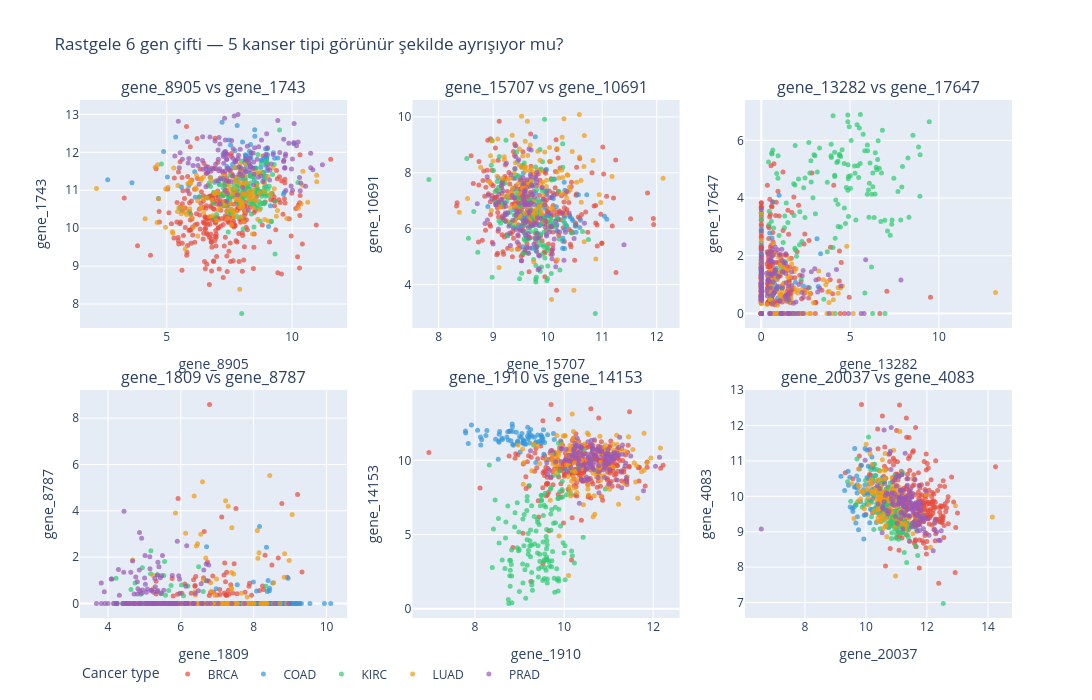

Notebook code for this chart:
### Markdown cell above
Şimdi 1.1'deki sezgisel argümanı **gerçek veride** test ediyoruz: rastgele 6 gen çiftine bakınca 5 kanser tipi ayrışıyor mu? Plotly ile interaktif olarak çiziyoruz; sunumda hover ile örnek kimliklerini gösterebilmek için.

### Code cell
rng_pairs = np.random.default_rng(RANDOM_STATE)
valid_genes = np.where(gene_variances > 0)[0]
pair_indices = rng_pairs.choice(valid_genes, size=12, replace=False).reshape(6, 2)
labels_array = tcga_labels['Class'].values
X_array = tcga_data.values

fig = make_subplots(
    rows=2, cols=3,
    subplot_titles=[f'gene_{a} vs gene_{b}' for a, b in pair_indices],
    horizontal_spacing=0.07, vertical_spacing=0.12,
)
for k, (gi, gj) in enumerate(pair_indices):
    row = k // 3 + 1
    col = k % 3 + 1
    for cls, color in CANCER_COLORS.items():
        mask = labels_array == cls
        fig.add_trace(
            go.Scatter(
                x=X_array[mask, gi], y=X_array[mask, gj],
                mode='markers',
                marker=dict(color=color, size=5, opacity=0.7),
                name=cls,
                legendgroup=cls,
                showlegend=(k == 0),
            ),
            row=row, col=col,
        )
    fig.update_xaxes(title_text=f'gene_{gi}', row=row, col=col)
    fig.update_yaxes(title_text=f'gene_{gj}', row=row, col=col)

fig.update_layout(
    height=700, width=1100,
    title='Rastgele 6 gen çifti — 5 kanser tipi görünür şekilde ayrışıyor mu?',
    legend=dict(title='Cancer type', orientation='h', y=-0.08),
)
fig.show()

### Figure 1 — Plotly figure (JSON) as saved in the notebook; plotly's stock layout.template omitted (floating-point values rounded to 4 significant figures; data arrays with more than 128 entries replaced by an {"elided": "..."} marker saying what was removed)
{"data": [{"legendgroup": "BRCA", "marker": {"color": "#E74C3C", "opacity": 0.7, "size": 5}, "mode": "markers", "name": "BRCA", "showlegend": true, "type": "scatter", "x": {"elided": "300 float values"}, "xaxis": "x", "y": {"elided": "300 float values"}, "yaxis": "y"}, {"legendgroup": "COAD", "marker": {"color": "#3498DB", "opacity": 0.7, "size": 5}, "mode": "markers", "name": "COAD", "showlegend": true, "type": "scatter", "x": [7.48, 7.951, 9.062, 8.952, 6.739, 8.102, 8.489, 7.532, 7.245, 9.255, 8.884, 8.227, 3.61, 8.552, 2.641, 9.001, 7.736, 7.147, 8.857, 6.906, 8.178, 8.34, 8.897, 7.809, 9.432, 5.025, 8.795, 8.3, 7.72, 8.135, 8.352, 8.332, 8.022, 7.96, 8.958, 8.515, 8.142, 8.941, 7.63, 7.949, 7.207, 9.138, 5.355, 8.774, 7.581, 9.009, 10.07, 6.7, 5.583, 7.547, 8.319, 7.782, 4.872, 8.138, 8.988, 8.751, 9.658, 4.667, 8.339, 9.017, 5.881, 7.769, 8.178, 6.115, 8.947, 9.307, 7.909, 8.943, 8.09, 7.319, 7.399, 7.78, 8.979, 8.499, 6.138, 8.508, 8.147, 9.692], "xaxis": "x", "y": [12.32, 11.3, 10.04, 11.11, 11.34, 11.73, 11.27, 10.44, 11.96, 11.99, 11.28, 10.96, 11.2, 11.59, 11.28, 11.52, 11.59, 11.3, 11.47, 11.21, 11.9, 12.2, 11.84, 12.71, 11.85, 11.35, 11.78, 12.03, 12.04, 11.3, 11.84, 11.45, 12.27, 11.38, 11.74, 12.43, 11.91, 11.37, 11.68, 11.41, 12.79, 10.59, 12.4, 11.79, 11.59, 12.09, 12.22, 11.53, 11.09, 12.19, 11.38, 11.33, 12.02, 11.94, 11.84, 11.6, 10.9, 10.78, 11.91, 11.93, 11.12, 11.24, 11.62, 11.49, 11.66, 11.84, 11.6, 12.09, 11.55, 10.61, 11.62, 10.99, 11.85, 11.58, 10.81, 12.6, 11.79, 10.94], "yaxis": "y"}, {"legendgroup": "KIRC", "marker": {"color": "#2ECC71", "opacity": 0.7, "size": 5}, "mode": "markers", "name": "KIRC", "showlegend": true, "type": "scatter", "x": {"elided": "146 float values"}, "xaxis": "x", "y": {"elided": "146 float values"}, "yaxis": "y"}, {"legendgroup": "LUAD", "marker": {"color": "#F39C12", "opacity": 0.7, "size": 5}, "mode": "markers", "name": "LUAD", "showlegend": true, "type": "scatter", "x": {"elided": "141 float values"}, "xaxis": "x", "y": {"elided": "141 float values"}, "yaxis": "y"}, {"legendgroup": "PRAD", "marker": {"color": "#9B59B6", "opacity": 0.7, "size": 5}, "mode": "markers", "name": "PRAD", "showlegend": true, "type": "scatter", "x": {"elided": "136 float values"}, "xaxis": "x", "y": {"elided": "136 float values"}, "yaxis": "y"}, {"legendgroup": "BRCA", "marker": {"color": "#E74C3C", "opacity": 0.7, "size": 5}, "mode": "markers", "name": "BRCA", "showlegend": false, "type": "scatter", "x": {"elided": "300 float values"}, "xaxis": "x2", "y": {"elided": "300 float values"}, "yaxis": "y2"}, {"legendgroup": "COAD", "marker": {"color": "#3498DB", "opacity": 0.7, "size": 5}, "mode": "markers", "name": "COAD", "showlegend": false, "type": "scatter", "x": [9.853, 9.585, 9.526, 9.247, 9.959, 9.945, 9.724, 9.773, 10.41, 10.16, 9.722, 10.1, 10.59, 9.595, 10.56, 9.526, 10.28, 9.978, 9.615, 11.09, 10.31, 9.901, 9.738, 9.554, 9.97, 10.28, 8.904, 9.484, 9.46, 10.1, 10.28, 11.04, 9.382, 9.786, 9.259, 10.46, 9.616, 9.686, 9.466, 10.32, 10.6, 9.78, 9.094, 9.382, 10.44, 9.837, 9.852, 10.3, 10.02, 10.17, 9.855, 9.525, 10.35, 9.405, 9.928, 9.537, 10.17, 10.52, 9.773, 10.31, 10.72, 10.18, 9.735, 10.31, 9.849, 9.374, 9.739, 9.544, 10.31, 9.45, 10.01, 9.491, 10.08, 10.51, 9.816, 9.514, 9.985, 10.12], "xaxis": "x2", "y": [8.1, 6.471, 6.106, 6.507, 6.811, 6.734, 6.133, 9.292, 6.43, 6.782, 5.303, 7.08, 6.043, 6.407, 7.214, 6.359, 5.563, 8.118, 5.733, 6.343, 5.29, 6.2, 6.58, 7.999, 7.234, 5.657, 6.795, 6.933, 6.473, 6.155, 5.304, 6.449, 7.447, 5.224, 5.758, 6.291, 6.355, 7.564, 6.036, 7.374, 6.299, 7.284, 7.825, 6.674, 6.355, 6.778, 6.132, 7.667, 6.475, 6.152, 6.949, 7.62, 6.087, 7.81, 6.386, 6.828, 5.939, 5.872, 5.654, 6.201, 7.218, 6.394, 6.62, 5.971, 6.637, 6.057, 6.339, 5.356, 6.406, 8.417, 6.468, 7.848, 7.125, 6.085, 6.831, 6.585, 7.374, 7.783], "yaxis": "y2"}, {"legendgroup": "KIRC", "marker": {"color": "#2ECC71", "opacity": 0.7, "size": 5}, "mode": "markers", "name": "KIRC", "showlegend": false, "type": "scatter", "x": {"elided": "146 float values"}, "xaxis": "x2", "y": {"elided": "146 float values"}, "yaxis": "y2"}, {"legendgroup": "LUAD", "marker": {"color": "#F39C12", "opacity": 0.7, "size": 5}, "mode": "markers", "name": "LUAD", "showlegend": false, "type": "scatter", "x": {"elided": "141 float values"}, "xaxis": "x2", "y": {"elided": "141 float values"}, "yaxis": "y2"}, {"legendgroup": "PRAD", "marker": {"color": "#9B59B6", "opacity": 0.7, "size": 5}, "mode": "markers", "name": "PRAD", "showlegend": false, "type": "scatter", "x": {"elided": "136 float values"}, "xaxis": "x2", "y": {"elided": "136 float values"}, "yaxis": "y2"}, {"legendgroup": "BRCA", "marker": {"color": "#E74C3C", "opacity": 0.7, "size": 5}, "mode": "markers", "name": "BRCA", "showlegend": false, "type": "scatter", "x": {"elided": "300 float values"}, "xaxis": "x3", "y": {"elided": "300 float values"}, "yaxis": "y3"}, {"legendgroup": "COAD", "marker": {"color": "#3498DB", "opacity": 0.7, "size": 5}, "mode": "markers", "name": "COAD", "showlegend": false, "type": "scatter", "x": [0.5666, 0.0, 0.4148, 0.0, 0.8823, 0.5213, 0.0, 3.135, 0.0, 0.0, 0.856, 1.077, 1.3, 0.8377, 0.0, 0.5128, 0.0, 1.923, 0.5776, 0.0, 0.4783, 0.0, 0.0, 0.6386, 0.5401, 0.5569, 0.0, 0.5213, 0.5503, 0.9264, 0.8516, 3.206, 0.0, 0.5582, 0.9036, 0.0, 0.0, 0.0, 0.5474, 0.5833, 0.0, 1.091, 0.5249, 0.5356, 0.0, 3.339, 0.0, 0.8881, 0.0, 0.0, 0.597, 0.8582, 0.6575, 0.0, 0.0, 0.0, 0.0, 0.0, 1.156, 0.7972, 2.371, 0.0, 1.52, 0.0, 0.0, 0.4942, 0.0, 0.4303, 0.0, 0.8136, 1.958, 0.6134, 0.5099, 0.0, 0.8889, 0.7556, 0.6389, 1.003], "xaxis": "x3", "y": [1.289, 1.3, 1.222, 2.929, 1.179, 0.5213, 1.502, 2.586, 0.4102, 0.0, 1.39, 0.0, 0.5727, 1.569, 0.4885, 0.5128, 0.0, 1.082, 0.5776, 1.829, 2.786, 0.0, 0.0, 0.0, 0.9323, 0.5569, 2.056, 0.9033, 0.5503, 0.5363, 0.8516, 0.9367, 1.032, 0.0, 0.9036, 0.9754, 2.457, 0.0, 1.254, 0.0, 0.0, 1.431, 1.212, 0.0, 1.398, 2.068, 1.231, 0.8881, 1.713, 0.0, 2.615, 0.8582, 1.107, 0.883, 1.484, 0.6007, 0.4317, 0.0, 0.8632, 1.508, 0.9465, 0.5528, 0.5529, 0.9527, 1.02, 0.4942, 0.594, 0.7613, 0.5447, 0.0, 0.0, 1.043, 1.184, 0.5348, 0.8889, 1.023, 0.0, 4.092], "yaxis": "y3"}, {"legendgroup": "KIRC", "marker": {"color": "#2ECC71", "opacity": 0.7, "size": 5}, "mode": "markers", "name": "KIRC", "showlegend": false, "type": "scatter", "x": {"elided": "146 float values"}, "xaxis": "x3", "y": {"elided": "146 float values"}, "yaxis": "y3"}, {"legendgroup": "LUAD", "marker": {"color": "#F39C12", "opacity": 0.7, "size": 5}, "mode": "markers", "name": "LUAD", "showlegend": false, "type": "scatter", "x": {"elided": "141 float values"}, "xaxis": "x3", "y": {"elided": "141 float values"}, "yaxis": "y3"}, {"legendgroup": "PRAD", "marker": {"color": "#9B59B6", "opacity": 0.7, "size": 5}, "mode": "markers", "name": "PRAD", "showlegend": false, "type": "scatter", "x": {"elided": "136 float values"}, "xaxis": "x3", "y": {"elided": "136 float values"}, "yaxis": "y3"}, {"legendgroup": "BRCA", "marker": {"color": "#E74C3C", "opacity": 0.7, "size": 5}, "mode": "markers", "name": "BRCA", "showlegend": false, "type": "scatter", "x": {"elided": "300 float values"}, "xaxis": "x4", "y": {"elided": "300 float values"}, "yaxis": "y4"}, {"legendgroup": "COAD", "marker": {"color": "#3498DB", "opacity": 0.7, "size": 5}, "mode": "markers", "name": "COAD", "showlegend": false, "type": "scatter", "x": [8.251, 8.013, 8.618, 8.818, 8.934, 8.384, 10.12, 7.95, 8.398, 8.137, 9.019, 8.812, 8.379, 8.948, 8.163, 7.845, 8.259, 6.708, 8.061, 8.352, 7.738, 8.328, 8.945, 8.197, 8.628, 8.808, 7.701, 8.501, 8.715, 8.6, 8.795, 8.09, 8.322, 9.153, 8.415, 8.877, 7.55, 9.036, 7.817, 8.604, 8.226, 8.946, 7.71, 7.992, 8.642, 8.743, 7.886, 8.134, 8.08, 7.582, 9.942, 7.692, 8.436, 8.472, 9.546, 9.005, 9.156, 8.922, 9.061, 8.408, 9.312, 8.939, 8.719, 8.929, 8.357, 7.87, 9.26, 8.245, 8.432, 8.428, 7.25, 7.033, 8.525, 9.26, 8.375, 7.507, 6.971, 8.161], "xaxis": "x4", "y": [0.0, 0.0, 0.0, 0.0, 0.0, 0.0, 0.0, 0.0, 0.9904, 0.0, 0.0, 0.0, 0.0, 0.0, 0.0, 0.0, 0.0, 2.451, 0.0, 2.427, 0.0, 0.0, 0.0, 0.0, 0.0, 0.0, 0.0, 0.0, 0.0, 0.0, 0.0, 0.0, 0.0, 0.0, 0.0, 0.0, 0.8061, 0.0, 0.0, 0.0, 0.0, 1.091, 0.0, 0.9252, 0.0, 0.0, 0.0, 0.0, 0.5416, 0.0, 0.0, 0.0, 0.6575, 0.0, 0.0, 0.0, 0.0, 0.0, 0.0, 0.0, 0.0, 0.0, 0.0, 0.0, 0.0, 0.0, 0.0, 0.0, 0.5447, 0.0, 0.0, 0.0, 0.8859, 0.0, 0.5119, 0.0, 0.6389, 3.327], "yaxis": "y4"}, {"legendgroup": "KIRC", "marker": {"color": "#2ECC71", "opacity": 0.7, "size": 5}, "mode": "markers", "name": "KIRC", "showlegend": false, "type": "scatter", "x": {"elided": "146 float values"}, "xaxis": "x4", "y": {"elided": "146 float values"}, "yaxis": "y4"}, {"legendgroup": "LUAD", "marker": {"color": "#F39C12", "opacity": 0.7, "size": 5}, "mode": "markers", "name": "LUAD", "showlegend": false, "type": "scatter", "x": {"elided": "141 float values"}, "xaxis": "x4", "y": {"elided": "141 float values"}, "yaxis": "y4"}, {"legendgroup": "PRAD", "marker": {"color": "#9B59B6", "opacity": 0.7, "size": 5}, "mode": "markers", "name": "PRAD", "showlegend": false, "type": "scatter", "x": {"elided": "136 float values"}, "xaxis": "x4", "y": {"elided": "136 float values"}, "yaxis": "y4"}, {"legendgroup": "BRCA", "marker": {"color": "#E74C3C", "opacity": 0.7, "size": 5}, "mode": "markers", "name": "BRCA", "showlegend": false, "type": "scatter", "x": {"elided": "300 float values"}, "xaxis": "x5", "y": {"elided": "300 float values"}, "yaxis": "y5"}, {"legendgroup": "COAD", "marker": {"color": "#3498DB", "opacity": 0.7, "size": 5}, "mode": "markers", "name": "COAD", "showlegend": false, "type": "scatter", "x": [8.735, 8.123, 9.053, 9.209, 8.955, 9.761, 7.79, 9.238, 9.521, 9.249, 8.846, 7.786, 8.794, 9.087, 8.843, 8.807, 8.554, 10.64, 9.135, 9.629, 8.608, 9.483, 8.129, 9.366, 8.834, 9.102, 9.479, 8.862, 8.839, 9.546, 8.246, 9.216, 8.267, 8.522, 8.746, 8.15, 9.488, 9.121, 9.536, 9.19, 8.616, 9.779, 8.542, 9.902, 8.927, 8.714, 9.933, 9.04, 9.364, 9.014, 9.0, 9.332, 9.087, 9.436, 9.075, 9.367, 9.481, 8.533, 8.541, 9.508, 9.074, 8.059, 9.6, 8.961, 9.178, 9.407, 7.922, 9.227, 8.943, 8.463, 9.283, 10.37, 9.522, 7.85, 9.777, 9.183, 9.56, 10.05], "xaxis": "x5", "y": [11.93, 11.57, 11.81, 11.87, 11.25, 11.81, 11.84, 11.73, 11.29, 12.08, 11.08, 11.97, 11.98, 11.38, 11.94, 11.32, 11.95, 10.66, 11.09, 11.71, 11.49, 11.7, 11.03, 11.18, 12.45, 11.29, 11.14, 11.01, 12.25, 10.4, 11.67, 11.55, 12.01, 10.07, 11.36, 11.38, 11.62, 11.11, 12.05, 11.43, 11.4, 11.4, 11.75, 10.66, 11.9, 11.57, 11.21, 11.54, 9.85, 10.56, 11.6, 11.55, 11.19, 11.28, 11.23, 11.24, 11.33, 11.31, 11.21, 11.57, 11.14, 12.02, 10.04, 11.3, 11.63, 11.7, 12.38, 11.17, 11.12, 11.42, 11.63, 10.88, 11.46, 11.13, 10.44, 12.24, 11.2, 9.402], "yaxis": "y5"}, {"legendgroup": "KIRC", "marker": {"color": "#2ECC71", "opacity": 0.7, "size": 5}, "mode": "markers", "name": "KIRC", "showlegend": false, "type": "scatter", "x": {"elided": "146 float values"}, "xaxis": "x5", "y": {"elided": "146 float values"}, "yaxis": "y5"}, {"legendgroup": "LUAD", "marker": {"color": "#F39C12", "opacity": 0.7, "size": 5}, "mode": "markers", "name": "LUAD", "showlegend": false, "type": "scatter", "x": {"elided": "141 float values"}, "xaxis": "x5", "y": {"elided": "141 float values"}, "yaxis": "y5"}, {"legendgroup": "PRAD", "marker": {"color": "#9B59B6", "opacity": 0.7, "size": 5}, "mode": "markers", "name": "PRAD", "showlegend": false, "type": "scatter", "x": {"elided": "136 float values"}, "xaxis": "x5", "y": {"elided": "136 float values"}, "yaxis": "y5"}, {"legendgroup": "BRCA", "marker": {"color": "#E74C3C", "opacity": 0.7, "size": 5}, "mode": "markers", "name": "BRCA", "showlegend": false, "type": "scatter", "x": {"elided": "300 float values"}, "xaxis": "x6", "y": {"elided": "300 float values"}, "yaxis": "y6"}, {"legendgroup": "COAD", "marker": {"color": "#3498DB", "opacity": 0.7, "size": 5}, "mode": "markers", "name": "COAD", "showlegend": false, "type": "scatter", "x": [10.32, 9.71, 9.555, 10.11, 9.97, 10.2, 9.783, 10.54, 9.66, 9.18, 10.15, 10.21, 10.56, 9.981, 10.35, 9.971, 10.26, 10.37, 9.93, 9.614, 10.46, 10.32, 9.666, 9.429, 9.301, 10.55, 10.12, 10.07, 9.821, 10.59, 10.42, 9.483, 10.4, 9.72, 9.628, 10.67, 10.15, 9.632, 10.02, 9.85, 10.08, 9.97, 10.27, 9.923, 10.39, 9.94, 9.755, 10.03, 10.58, 10.64, 10.27, 10.34, 10.19, 9.696, 10.2, 9.759, 9.47, 10.45, 9.414, 9.668, 9.701, 10.15, 10.64, 10.52, 9.949, 10.24, 9.719, 9.571, 10.62, 10.08, 10.54, 10.57, 10.12, 10.03, 11.23, 10.13, 10.76, 11.17], "xaxis": "x6", "y": [9.675, 10.09, 9.656, 10.35, 10.32, 10.19, 10.77, 10.52, 10.28, 10.57, 9.859, 10.51, 10.0, 10.1, 10.42, 9.473, 10.77, 9.661, 8.796, 9.701, 10.38, 10.59, 9.762, 10.31, 10.17, 10.41, 10.13, 10.09, 9.85, 9.643, 9.778, 9.701, 10.14, 9.424, 10.26, 10.21, 9.631, 11.35, 9.778, 10.87, 10.85, 11.35, 10.0, 10.18, 9.537, 9.462, 9.056, 11.3, 10.51, 9.802, 10.22, 9.26, 11.11, 10.57, 9.628, 10.46, 10.54, 9.823, 10.71, 9.246, 10.33, 10.83, 9.823, 10.1, 10.05, 10.9, 10.23, 9.568, 9.877, 10.05, 9.847, 9.771, 9.882, 10.53, 9.73, 9.252, 9.123, 10.03], "yaxis": "y6"}, {"legendgroup": "KIRC", "marker": {"color": "#2ECC71", "opacity": 0.7, "size": 5}, "mode": "markers", "name": "KIRC", "showlegend": false, "type": "scatter", "x": {"elided": "146 float values"}, "xaxis": "x6", "y": {"elided": "146 float values"}, "yaxis": "y6"}, {"legendgroup": "LUAD", "marker": {"color": "#F39C12", "opacity": 0.7, "size": 5}, "mode": "markers", "name": "LUAD", "showlegend": false, "type": "scatter", "x": {"elided": "141 float values"}, "xaxis": "x6", "y": {"elided": "141 float values"}, "yaxis": "y6"}, {"legendgroup": "PRAD", "marker": {"color": "#9B59B6", "opacity": 0.7, "size": 5}, "mode": "markers", "name": "PRAD", "showlegend": false, "type": "scatter", "x": {"elided": "136 float values"}, "xaxis": "x6", "y": {"elided": "136 float values"}, "yaxis": "y6"}], "layout": {"annotations": [{"font": {"size": 16}, "showarrow": false, "text": "gene_8905 vs gene_1743", "x": 0.1433, "xanchor": "center", "xref": "paper", "y": 1, "yanchor": "bottom", "yref": "paper"}, {"font": {"size": 16}, "showarrow": false, "text": "gene_15707 vs gene_10691", "x": 0.5, "xanchor": "center", "xref": "paper", "y": 1, "yanchor": "bottom", "yref": "paper"}, {"font": {"size": 16}, "showarrow": false, "text": "gene_13282 vs gene_17647", "x": 0.8567, "xanchor": "center", "xref": "paper", "y": 1, "yanchor": "bottom", "yref": "paper"}, {"font": {"size": 16}, "showarrow": false, "text": "gene_1809 vs gene_8787", "x": 0.1433, "xanchor": "center", "xref": "paper", "y": 0.44, "yanchor": "bottom", "yref": "paper"}, {"font": {"size": 16}, "showarrow": false, "text": "gene_1910 vs gene_14153", "x": 0.5, "xanchor": "center", "xref": "paper", "y": 0.44, "yanchor": "bottom", "yref": "paper"}, {"font": {"size": 16}, "showarrow": false, "text": "gene_20037 vs gene_4083", "x": 0.8567, "xanchor": "center", "xref": "paper", "y": 0.44, "yanchor": "bottom", "yref": "paper"}], "height": 700, "legend": {"orientation": "h", "title": {"text": "Cancer type"}, "y": -0.08}, "title": {"text": "Rastgele 6 gen çifti — 5 kanser tipi görünür şekilde ayrışıyor mu?"}, "width": 1100, "xaxis": {"anchor": "y", "domain": [0, 0.2867], "title": {"text": "gene_8905"}}, "xaxis2": {"anchor": "y2", "domain": [0.3567, 0.6433], "title": {"text": "gene_15707"}}, "xaxis3": {"anchor": "y3", "domain": [0.7133, 1], "title": {"text": "gene_13282"}}, "xaxis4": {"anchor": "y4", "domain": [0, 0.2867], "title": {"text": "gene_1809"}}, "xaxis5": {"anchor": "y5", "domain": [0.3567, 0.6433], "title": {"text": "gene_1910"}}, "xaxis6": {"anchor": "y6", "domain": [0.7133, 1], "title": {"text": "gene_20037"}}, "yaxis": {"anchor": "x", "domain": [0.56, 1], "title": {"text": "gene_1743"}}, "yaxis2": {"anchor": "x2", "domain": [0.56, 1], "title": {"text": "gene_10691"}}, "yaxis3": {"anchor": "x3", "domain": [0.56, 1], "title": {"text": "gene_17647"}}, "yaxis4": {"anchor": "x4", "domain": [0, 0.44], "title": {"text": "gene_8787"}}, "yaxis5": {"anchor": "x5", "domain": [0, 0.44], "title": {"text": "gene_14153"}}, "yaxis6": {"anchor": "x6", "domain": [0, 0.44], "title": {"text": "gene_4083"}}}}
